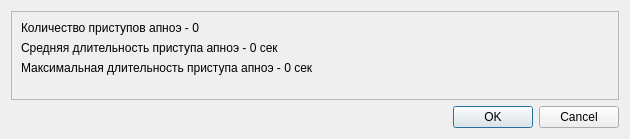
<?xml version="1.0" encoding="UTF-8"?>
<ui version="4.0">
 <class>ApnoeFactorsValueDisplay</class>
 <widget class="QDialog" name="ApnoeFactorsValueDisplay">
  <property name="geometry">
   <rect>
    <x>0</x>
    <y>0</y>
    <width>630</width>
    <height>139</height>
   </rect>
  </property>
  <property name="windowTitle">
   <string>Диагностика апноэ</string>
  </property>
  <layout class="QVBoxLayout" name="verticalLayout">
   <item>
    <widget class="QFrame" name="frame">
     <property name="frameShape">
      <enum>QFrame::StyledPanel</enum>
     </property>
     <property name="frameShadow">
      <enum>QFrame::Raised</enum>
     </property>
     <layout class="QVBoxLayout" name="verticalLayout_2">
      <item>
       <widget class="QLabel" name="lblApnoeFactsCount">
        <property name="text">
         <string>Количество приступов апноэ - 0</string>
        </property>
       </widget>
      </item>
      <item>
       <widget class="QLabel" name="lblApnoeFactTimeAverage">
        <property name="text">
         <string>Средняя длительность приступа апноэ - 0 сек</string>
        </property>
       </widget>
      </item>
      <item>
       <widget class="QLabel" name="lblApnoeFactTimeMax">
        <property name="text">
         <string>Максимальная длительность приступа апноэ - 0 сек</string>
        </property>
       </widget>
      </item>
      <item>
       <spacer name="verticalSpacer">
        <property name="orientation">
         <enum>Qt::Vertical</enum>
        </property>
        <property name="sizeHint" stdset="0">
         <size>
          <width>20</width>
          <height>40</height>
         </size>
        </property>
       </spacer>
      </item>
     </layout>
    </widget>
   </item>
   <item>
    <widget class="QDialogButtonBox" name="buttonBox">
     <property name="orientation">
      <enum>Qt::Horizontal</enum>
     </property>
     <property name="standardButtons">
      <set>QDialogButtonBox::Cancel|QDialogButtonBox::Ok</set>
     </property>
    </widget>
   </item>
  </layout>
 </widget>
 <resources/>
 <connections>
  <connection>
   <sender>buttonBox</sender>
   <signal>accepted()</signal>
   <receiver>ApnoeFactorsValueDisplay</receiver>
   <slot>accept()</slot>
   <hints>
    <hint type="sourcelabel">
     <x>248</x>
     <y>254</y>
    </hint>
    <hint type="destinationlabel">
     <x>157</x>
     <y>274</y>
    </hint>
   </hints>
  </connection>
  <connection>
   <sender>buttonBox</sender>
   <signal>rejected()</signal>
   <receiver>ApnoeFactorsValueDisplay</receiver>
   <slot>reject()</slot>
   <hints>
    <hint type="sourcelabel">
     <x>316</x>
     <y>260</y>
    </hint>
    <hint type="destinationlabel">
     <x>286</x>
     <y>274</y>
    </hint>
   </hints>
  </connection>
 </connections>
</ui>
